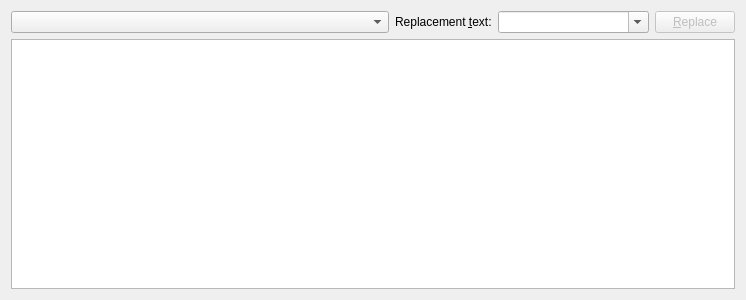
<?xml version="1.0" encoding="UTF-8"?>
<ui version="4.0">
 <class>GrepOutputView</class>
 <widget class="QWidget" name="GrepOutputView">
  <property name="geometry">
   <rect>
    <x>0</x>
    <y>0</y>
    <width>746</width>
    <height>300</height>
   </rect>
  </property>
  <layout class="QGridLayout" name="gridLayout">
   <item row="1" column="0">
    <layout class="QVBoxLayout" name="verticalLayout">
     <item>
      <widget class="QWidget" name="statusbar" native="true">
       <layout class="QHBoxLayout" name="horizontalLayout">
        <property name="margin">
         <number>0</number>
        </property>
        <item>
         <widget class="KComboBox" name="modelSelector">
          <property name="sizePolicy">
           <sizepolicy hsizetype="Preferred" vsizetype="Fixed">
            <horstretch>5</horstretch>
            <verstretch>0</verstretch>
           </sizepolicy>
          </property>
         </widget>
        </item>
        <item>
         <widget class="QLabel" name="replacementLabel">
          <property name="sizePolicy">
           <sizepolicy hsizetype="Minimum" vsizetype="Preferred">
            <horstretch>0</horstretch>
            <verstretch>0</verstretch>
           </sizepolicy>
          </property>
          <property name="text">
           <string>Replacement &amp;text:</string>
          </property>
          <property name="buddy">
           <cstring>replacementCombo</cstring>
          </property>
         </widget>
        </item>
        <item>
         <widget class="KComboBox" name="replacementCombo">
          <property name="sizePolicy">
           <sizepolicy hsizetype="Preferred" vsizetype="Fixed">
            <horstretch>2</horstretch>
            <verstretch>0</verstretch>
           </sizepolicy>
          </property>
          <property name="toolTip">
           <string>Enter the replacement pattern.</string>
          </property>
          <property name="editable">
           <bool>true</bool>
          </property>
         </widget>
        </item>
        <item>
         <widget class="QPushButton" name="applyButton">
          <property name="enabled">
           <bool>false</bool>
          </property>
          <property name="sizePolicy">
           <sizepolicy hsizetype="Minimum" vsizetype="Fixed">
            <horstretch>1</horstretch>
            <verstretch>0</verstretch>
           </sizepolicy>
          </property>
          <property name="toolTip">
           <string>Apply replacement on selected items.</string>
          </property>
          <property name="text">
           <string>&amp;Replace</string>
          </property>
         </widget>
        </item>
       </layout>
      </widget>
     </item>
     <item>
      <widget class="QTreeView" name="resultsTreeView"/>
     </item>
    </layout>
   </item>
  </layout>
 </widget>
 <customwidgets>
  <customwidget>
   <class>KComboBox</class>
   <extends>QComboBox</extends>
   <header>KComboBox</header>
  </customwidget>
 </customwidgets>
 <resources/>
 <connections/>
</ui>
